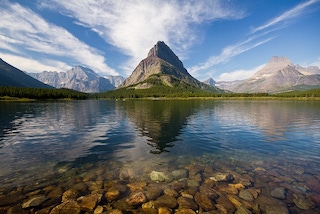
#> input picture src/input/images/segmentation/fg_mg_bg.jpg, 320 x 214 px; its folder holds only this picture in this run
$ python bg_fg_mg_prep.py
#> lines starting #> are read from the running program, lines starting #| are printed output that depends on the picture; after the words box and inside, x2 and y2 are one past the last pixel; in counts of white or black regions, pixels touching at a corner belong together
import glob
import numpy as np
import cv2


def image_histogram_equalization(image):
    return cv2.equalizeHist(image)


for saliency in glob.glob("input/images/segmentation/*.jpg"):
    print(saliency)
    s = cv2.imread(saliency, 0)
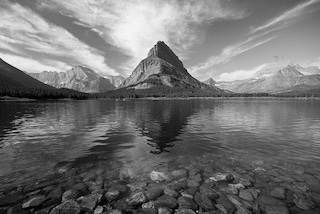
#> s: shape (214, 320); min 0, max 247, mean 113.2

    # foreground
    image = image_histogram_equalization(s)
#> in image_histogram_equalization, `return cv2.equalizeHist(image)`:
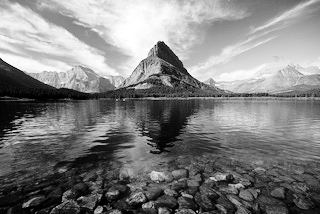
#> returned value: shape (214, 320); min 0, max 255, mean 127.9
    print(image.max())
#| 255
    image[image > 255 - 15.5] = 255
#> image: shape (214, 320); 5.87% of pixels changed, all inside (x1, y1, x2, y2) = (0, 0, 320, 86)
    image[image <= 255 - 15.5] = 0
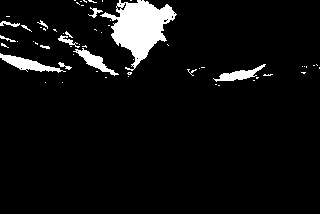
#> image: shape (214, 320); 6.2% white; 61 white regions (48 under 20 px), largest, box (x1, y1, x2, y2) and area: (100, 0, 177, 71) 2516, (0, 53, 66, 73) 476, (73, 48, 119, 76) 354
    print(r"input/images/segmentation_fg/" + saliency[len("input/images/segmentation//"):])
    cv2.imwrite(r"input/images/segmentation_fg/" + saliency[len("input/images/segmentation/"):], image)

    # middle-ground
    image = image_histogram_equalization(s)
    print(image.max())
#| 255
    v = np.zeros_like(image)
    v[image > 15.5] = 0
    v[image <= 80] = 255
    print(r"input/images/segmentation_mg/" + saliency[len("input/images/segmentation/"):])
    cv2.imwrite(r"input/images/segmentation_mg/" + saliency[len("input/images/segmentation/"):], v)
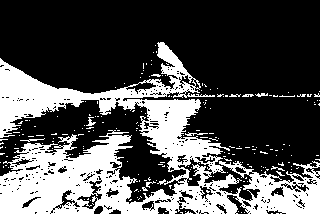
#> saved as fg_mg_bg.jpg: shape (214, 320); 31.4% white; 212 white regions (203 under 20 px), largest, box (x1, y1, x2, y2) and area: (0, 42, 320, 214) 20617, (86, 117, 96, 126) 39, (185, 132, 208, 136) 38

    # background
    image = image_histogram_equalization(s)
    print(image.max())
#| 255
    v = np.zeros_like(image)
    v[image > 15.5] = 0
    v[image <= 15.5] = 255
    print(r"input/images/segmentation_bg/" + saliency[len("input/images/segmentation/"):])
    cv2.imwrite(r"input/images/segmentation_bg/" + saliency[len("input/images/segmentation/"):], v)
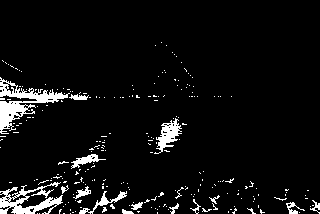
#> saved as fg_mg_bg.jpg: shape (214, 320); 6% white; 242 white regions (226 under 20 px), largest, box (x1, y1, x2, y2) and area: (0, 77, 70, 134) 1199, (0, 182, 63, 214) 856, (154, 118, 182, 154) 415

$ run again, on src/input/images/segmentation/thames.jpg
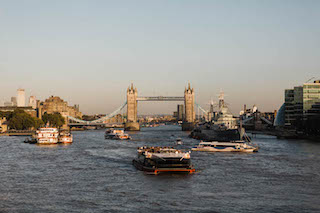
#> input picture src/input/images/segmentation/thames.jpg, 320 x 213 px
#| 255
#> `image[image <= 255 - 15.5] = 0`:
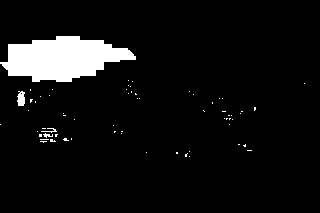
#> image: shape (213, 320); 6.5% white; 64 white regions (60 under 20 px), largest, box (x1, y1, x2, y2) and area: (0, 36, 136, 82) 4084, (17, 91, 25, 106) 96, (41, 128, 57, 133) 29, (43, 133, 53, 138) 25
#| 255
#| 255
#> `cv2.imwrite(r"input/images/segmentation_bg/" + saliency[len("input/ima..`:
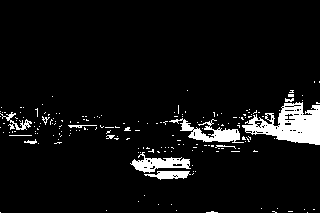
#> saved as thames.jpg: shape (213, 320); 6.2% white; 187 white regions (175 under 20 px), largest, box (x1, y1, x2, y2) and area: (242, 102, 320, 145) 1849, (169, 118, 244, 143) 685, (130, 152, 191, 173) 577

$ run again, on src/input/images/segmentation/zebra-horse.jpg
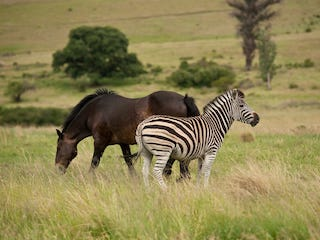
#> input picture src/input/images/segmentation/zebra-horse.jpg, 320 x 240 px
#| 255
#> `image[image <= 255 - 15.5] = 0`:
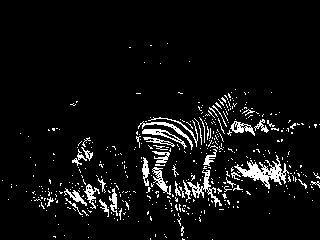
#> image: shape (240, 320); 6.1% white in thin lines or dots, all inside (x1, y1, x2, y2) = (2, 43, 320, 240)
#| 255
#| 255
#> `cv2.imwrite(r"input/images/segmentation_bg/" + saliency[len("input/ima..`:
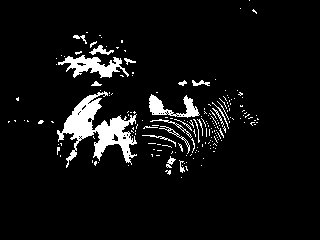
#> saved as zebra-horse.jpg: shape (240, 320); 6.3% white; 187 white regions (166 under 20 px), largest, box (x1, y1, x2, y2) and area: (57, 91, 137, 168) 2216, (58, 55, 129, 78) 741, (149, 94, 200, 118) 500
